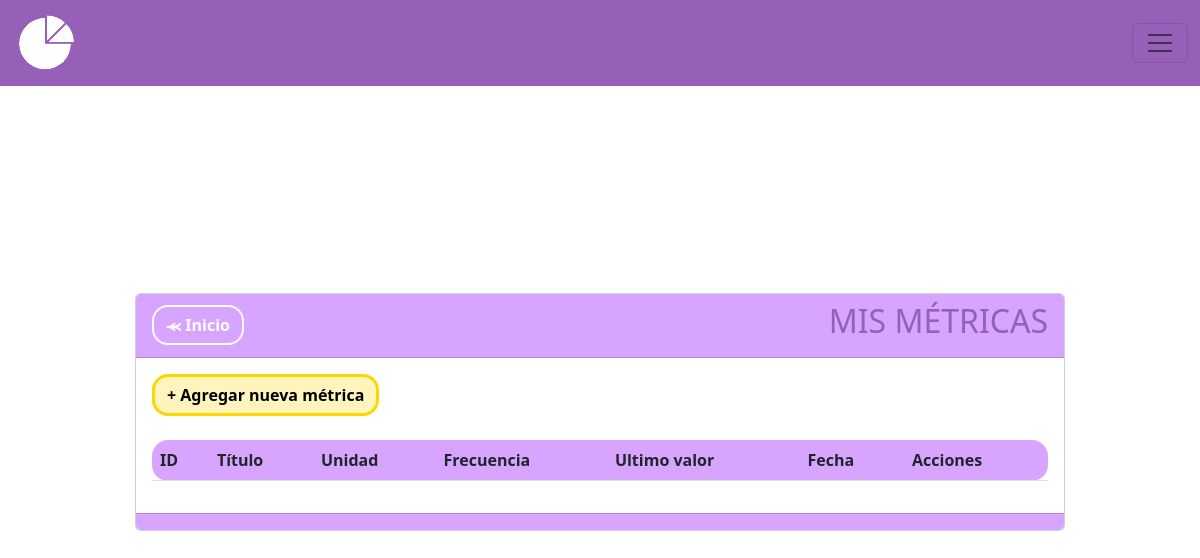
/metricas, run on an earlier commit of the app's database.
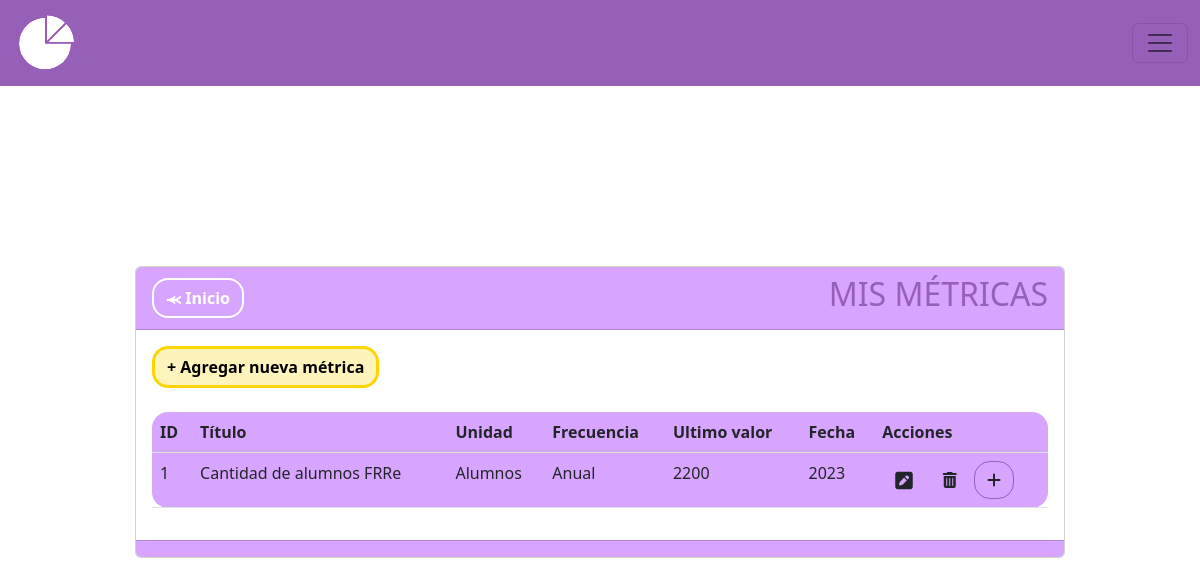
And on a later commit of the database.
### MIReApp/models.py (models this page shows, shortened)
class Metrica(models.Model):
    id = models.AutoField(primary_key=True)
    titulo = models.CharField(max_length=100,
                              verbose_name='Título',
                              unique= True,
                              validators= [
                                  RegexValidator(regex= r'^[a-zA-Z\s]*$',
                                                 message="El nombre no puede contener caracteres especiales.",
                                                 code='invalid_nombre')
                              ])
    descripcion = models.TextField(max_length=100, verbose_name='Descripción', blank=True, null=True)  #blank=True y null=True permiten que el campo se envie vacio
    unidad_medida = models.CharField(max_length=100,
                                        verbose_name='Unidad de Medida',
                                        validators= [
                                            RegexValidator(regex= r'^[a-zA-Z\s]*$',
                                                            message="La unidad de medida no puede contener caracteres especiales",
                                                            code='invalid_nombre')
                                        ])
    valor = models.IntegerField(verbose_name='Valor', validators=[MinValueValidator(0, message="El valor no puede ser negativo")], default=0)
    frecuencia = models.CharField(max_length=10, choices=FRECUENCIAS)
    year = models.PositiveIntegerField(verbose_name='Ingrese año:', validators=[validate_year])
    month = models.CharField(max_length=10, verbose_name='Ingrese mes:', choices=MESES, blank=True, null=True)
    semestral = models.CharField(max_length=15, verbose_name='Ingrese semestre:', choices=SEMESTRES, blank=True, null=True,)
    year2 = models.PositiveIntegerField(blank=True, null=True, verbose_name='Segundo año')

### MIReApp/views.py (the view)
# urls.py: path('metricas', views.metricas, name='metricas'),
def metricas(request):
    metricas = Metrica.objects.all()
    ultimos_valores = list()
    for u in metricas:
        if HistorialMetrica.objects.filter(metrica=u.id).order_by('año_historico'):
            t = list(HistorialMetrica.objects.filter(metrica=u.id).order_by('año_historico'))[-1] #Obtengo el la ultima instancia de la metrica
            u.valor = str(t.valor_historico) #Agrego en el campo valor, el valor de la ultima instancia
            u.year = str(t.año_historico) #Agrego en el campo año, el año de la ultima instancia
    return render(request, 'metricas/index.html', {'metrica': metricas})

### MIReApp/templates/metricas/index.html (shortened to what this page needs)
{% extends "base.html" %}
{% block contenido %}
<center>
    <link rel="stylesheet" href="https://cdnjs.cloudflare.com/ajax/libs/font-awesome/6.4.2/css/all.min.css">
    <div class="col-md-10 card" style="text-align: left;">
        <div class="card-header" style="background-color: #D7A5FF;">
            <div style="display: flex; justify-content: space-between; align-items: center;">
                <span><a href="{% url 'inicio' %}" class="btn btn-secondary rounded-4 fw-bold" style="background-color: transparent; color: #ffff;border-color: #ffff;border-width: 2px;">⪻ Inicio</a></span>
                <span><h2 style="color: #965FB8">MIS MÉTRICAS</h2></span>
            </div>
        </div>
        <div class="card-body">
            <a name="" id="" class="btn fw-bold rounded-4" style="background-color: #fff4bb;color: #000000;border-color: #ffd500;border-width: 3px;" href="{% url 'crear' %}">+ Agregar nueva métrica</a>
            <br>
            <br>
            <div class="table-responsive">
                <table class="table rounded-4" style="background-color: #D7A5FF;">
                    <thead>
                        <tr>
                            <th scope="col">ID</th>
                            <th scope="col">Título</th>
                            <th scope="col">Unidad</th>
                            <th scope="col">Frecuencia</th>
                            <th scope="col">Ultimo valor</th>
                            <th scope="col">Fecha</th>
                            <th scope="col">Acciones</th>
                        </tr>
                    </thead>
                    <tbody>
                        {% for metri in metrica %}
                        <tr class="">
                            <td scope="row">{{ metri.id }}</td>
                            <td>{{ metri.titulo }}</td>
                            <td>{{ metri.unidad_medida }}</td>
                            <td>{{ metri.frecuencia }}</td>
                            <td>{{ metri.valor }}</td>
                            <td>{{ metri.year }}</td>
                            <td>
                                <a name="" id="" class="btn" href="{% url 'editar' metri.id %}"><i class="fa-solid fa-square-pen fa-lg"></i></a>
                                <a name="" id="" class="btn" href="{% url 'eliminar' metri.id %}" role="button"><i class="fa-solid fa-trash-can"></i></a>
                                <a name="" id="" class="btn rounded-4" style="border-color: #965FB8" href="{% url 'historial_metrica' metri.id %}"><i class="fa-solid fa-plus"></i></a>
                            </td>
                        </tr>
                        {% endfor %}
                    </tbody>
                </table>
            </div>
        </div>
        <div class="card-footer text-muted" style="background-color: #D7A5FF;">
        </div>
    </div>
</center>
{% endblock %}

What changed in the data, as far as the page shows it:
added Metrica: id "1", titulo "Cantidad de alumnos FRRe", unidad_medida "Alumnos", frecuencia "Anual", valor "2200", year "2023"
